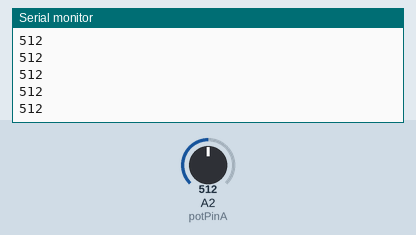
Simulated run of this sketch. Board: Arduino Uno, built with avr-gcc and run on an emulated ATmega328P. Shown: the last lines printed to the serial monitor. The inputs (shaded band) are chosen by the test bench; at power-on: A2 (potPinA) = 512.

Above: at 1.2 s.
1.3 s: A2 (potPinA) set to 716
At 1.8 s:
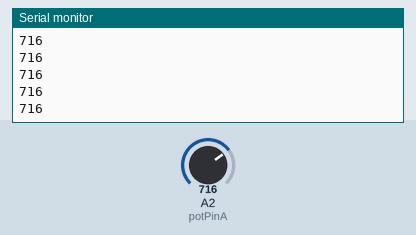
2.8 s: A2 (potPinA) set to 900
At 3.4 s:
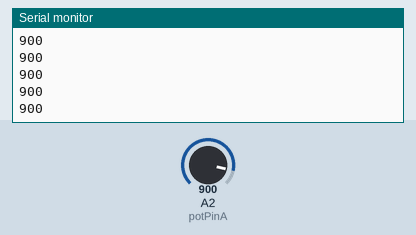
Timing chart, 0 to 5.8 s (numbered marks = the images above; inputs shaded):
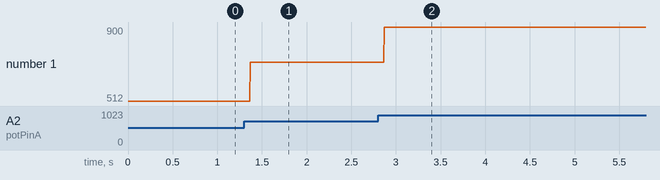

The sketch:

1_sensor.ino
```cpp
const int potPinA = 2;    // sensor kiri
int sensor_kiri;

void setup() {
  Serial.begin(9600);
}

void loop() {
  sensor_kiri=analogRead(potPinA);
  Serial.println(sensor_kiri);
}
```

Measured:
- after the input at 1.3 s, the serial monitor: prints a new line after 0.07 s (image 1)
- after the input at 2.8 s, the serial monitor: prints a new line after 0.07 s (image 2)
- plotted number 1: 512 → 716 after the input at 1.3 s, 716 → 900 after the input at 2.8 s
